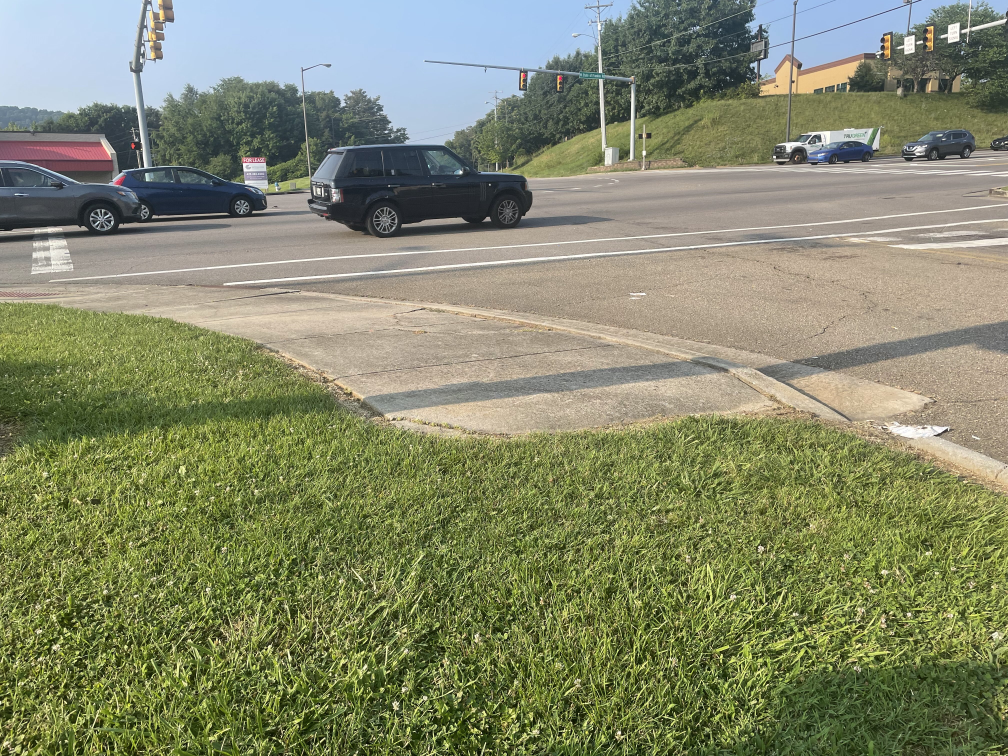
#> input picture newPhotos/IMG_1179.jpeg, 4032 x 3024 px (shown at 1/4 size); its folder holds only this picture in this run
$ python resize.py   (older library calls are emulated)
#> lines starting #> are read from the running program, lines starting #| are printed output that depends on the picture
from PIL import Image
import os
basewidth = 300
directory = "newPhotos"

for fname in os.listdir(directory):
    img = Image.open(directory + "/" + fname)
#> img is the input picture: PIL image 4032x3024 RGB; mean R, G, B 131.6, 136.4, 106.5
    wpercent = (basewidth / float(img.size[0]))
#> wpercent = 0.0744
    hsize = int((float(img.size[1]) * float(wpercent)))
#> hsize = 225
    img = img.resize((basewidth, hsize), Image.ANTIALIAS)
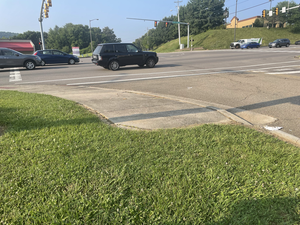
#> img: PIL image 300x225 RGB; mean R, G, B 131.6, 136.4, 106.5
    img.save("otherPhotos/" + fname)
